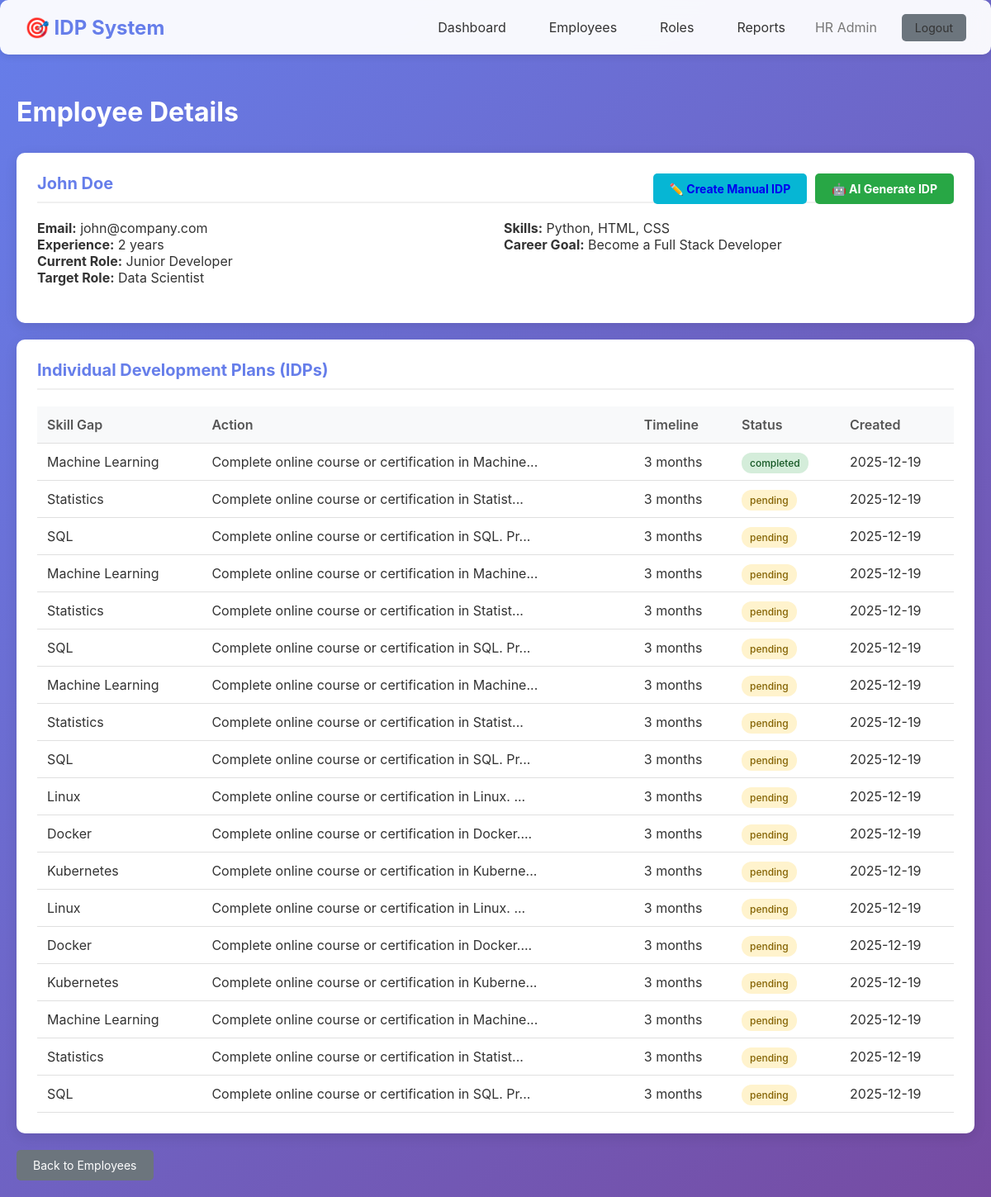
Screenshot of /hr/employee/2 (signed in) with the database file from the repository.
### models/models.py (models this page shows, shortened)
class User(UserMixin, db.Model):
    __tablename__ = 'users'
    id = db.Column(db.Integer, primary_key=True)
    name = db.Column(db.String(100), nullable=False)
    email = db.Column(db.String(120), unique=True, nullable=False)
    password_hash = db.Column(db.String(255), nullable=False)
    role = db.Column(db.String(20), nullable=False, default='employee')  # 'hr' or 'employee'
    skills = db.Column(db.Text)  # Comma-separated skills
    experience = db.Column(db.Integer, default=0)  # Years of experience
    goal = db.Column(db.Text)  # Career goal
    current_role = db.Column(db.String(100))
    target_role = db.Column(db.String(100))
    created_at = db.Column(db.DateTime, default=datetime.utcnow)
    idps = db.relationship('IDP', backref='user', lazy=True, cascade='all, delete-orphan')

class IDP(db.Model):
    __tablename__ = 'idps'
    id = db.Column(db.Integer, primary_key=True)
    user_id = db.Column(db.Integer, db.ForeignKey('users.id'), nullable=False)
    skill_gap = db.Column(db.Text)  # JSON or comma-separated missing skills
    action = db.Column(db.Text, nullable=False)  # SMART action
    timeline = db.Column(db.String(100))  # Time-bound goal
    metric = db.Column(db.String(255))  # Measurable metric
    status = db.Column(db.String(20), default='pending')  # pending, in_progress, completed
    created_at = db.Column(db.DateTime, default=datetime.utcnow)
    progress_entries = db.relationship('Progress', backref='idp', lazy=True, cascade='all, delete-orphan')

### routes/hr.py (the view)
@hr_bp.route('/employee/<int:user_id>')
@login_required
@hr_required
def employee_detail(user_id):
    employee = User.query.get_or_404(user_id)
    if employee.role != 'employee':
        flash('Invalid employee', 'error')
        return redirect(url_for('hr.employees'))
    idps = IDP.query.filter_by(user_id=user_id).all()
    return render_template('hr_employee_detail.html', employee=employee, idps=idps)

### routes/hr.py (called while the page is built)
def hr_required(f):
    @wraps(f)
    def decorated_function(*args, **kwargs):
        if not current_user.is_authenticated or current_user.role != 'hr':
            flash('Access denied. HR privileges required.', 'error')
            return redirect(url_for('auth.login'))
        return f(*args, **kwargs)
    return decorated_function

### templates/hr_employee_detail.html (shortened to what this page needs)
{% extends "base.html" %}
{% block content %}
<h1 style="color: white; margin-bottom: 30px;">Employee Details</h1>
<div class="card">
    <div class="card-header">
        {{ employee.name }}
        <div style="float: right; display: flex; gap: 10px;">
            <a href="{{ url_for('hr.create_manual_idp', user_id=employee.id) }}" class="btn" style="background: #06b6d4;">
                ✏️ Create Manual IDP
            </a>
            <a href="{{ url_for('hr.generate_idp', user_id=employee.id) }}" class="btn btn-success">
                🤖 AI Generate IDP
            </a>
        </div>
    </div>
    <div style="display: grid; grid-template-columns: 1fr 1fr; gap: 20px; margin-bottom: 20px;">
        <div>
            <p><strong>Email:</strong> {{ employee.email }}</p>
            <p><strong>Experience:</strong> {{ employee.experience }} years</p>
            <p><strong>Current Role:</strong> {{ employee.current_role or 'Not set' }}</p>
            <p><strong>Target Role:</strong> {{ employee.target_role or 'Not set' }}</p>
        </div>
        <div>
            <p><strong>Skills:</strong> {{ employee.skills or 'Not specified' }}</p>
            <p><strong>Career Goal:</strong> {{ employee.goal or 'Not specified' }}</p>
        </div>
    </div>
</div>
<div class="card">
    <div class="card-header">Individual Development Plans (IDPs)</div>
    {% if idps %}
    <table>
        <thead>
            <tr>
                <th>Skill Gap</th>
                <th>Action</th>
                <th>Timeline</th>
                <th>Status</th>
                <th>Created</th>
            </tr>
        </thead>
        <tbody>
            {% for idp in idps %}
            <tr>
                <td>{{ idp.skill_gap }}</td>
                <td>{{ idp.action[:50] + '...' if idp.action|length > 50 else idp.action }}</td>
                <td>{{ idp.timeline }}</td>
                <td><span class="badge badge-{{ idp.status }}">{{ idp.status }}</span></td>
                <td>{{ idp.created_at.strftime('%Y-%m-%d') }}</td>
            </tr>
            {% endfor %}
        </tbody>
    </table>
    {% endif %}
</div>
<a href="{{ url_for('hr.employees') }}" class="btn btn-secondary">Back to Employees</a>
{% endblock %}

### templates/base.html (shortened to what this page needs)
<!DOCTYPE html>
<html lang="en">
<head>
</head>
<body>
    {% if current_user.is_authenticated %}
    <div class="navbar">
        <div class="navbar-content">
            <div class="navbar-brand">🎯 IDP System</div>
            <div class="navbar-menu">
                {% if current_user.role == 'hr' %}
                    <a href="{{ url_for('hr.dashboard') }}">Dashboard</a>
                    <a href="{{ url_for('hr.employees') }}">Employees</a>
                    <a href="{{ url_for('hr.roles') }}">Roles</a>
                    <a href="{{ url_for('hr.reports') }}">Reports</a>
                {% else %}
                    <a href="{{ url_for('employee.dashboard') }}">My IDPs</a>
                    <a href="{{ url_for('employee.profile') }}">Profile</a>
                {% endif %}
                <span style="color: #777;">{{ current_user.name }}</span>
                <a href="{{ url_for('auth.logout') }}" class="btn btn-secondary" style="margin-left: 10px;">Logout</a>
            </div>
        </div>
    </div>
    {% endif %}
    <div class="container">
        {% block content %}{% endblock %}
    </div>
</body>
</html>

### templates/base.html (style rules this page uses)
* { margin: 0; padding: 0; box-sizing: border-box; }
body { font-family: -apple-system, BlinkMacSystemFont, 'Segoe UI', Roboto, Oxygen, Ubuntu, sans-serif; background: linear-gradient(135deg, #667eea 0%, #764ba2 100%); min-height: 100vh; color: #333; }
.container { max-width: 1200px; margin: 0 auto; padding: 20px; }
.navbar { background: rgba(255, 255, 255, 0.95); backdrop-filter: blur(10px); padding: 15px 30px; box-shadow: 0 2px 10px rgba(0,0,0,0.1); margin-bottom: 30px; border-radius: 10px; }
.navbar-content { display: flex; justify-content: space-between; align-items: center; max-width: 1200px; margin: 0 auto; }
.navbar-brand { font-size: 24px; font-weight: bold; color: #667eea; }
.navbar-menu { display: flex; gap: 20px; align-items: center; }
.navbar-menu a { text-decoration: none; color: #333; padding: 8px 16px; border-radius: 5px; transition: all 0.3s; }
.btn { padding: 10px 20px; border: none; border-radius: 5px; cursor: pointer; font-size: 14px; transition: all 0.3s; text-decoration: none; display: inline-block; }
.btn-secondary { background: #6c757d; color: white; }
.btn-success { background: #28a745; color: white; }
.card { background: white; border-radius: 10px; padding: 25px; box-shadow: 0 4px 15px rgba(0,0,0,0.1); margin-bottom: 20px; }
.card-header { font-size: 20px; font-weight: bold; margin-bottom: 20px; color: #667eea; border-bottom: 2px solid #f0f0f0; padding-bottom: 10px; }
table { width: 100%; border-collapse: collapse; }
table th, table td { padding: 12px; text-align: left; border-bottom: 1px solid #e0e0e0; }
table th { background: #f8f9fa; font-weight: 600; color: #555; }
.badge { padding: 5px 10px; border-radius: 12px; font-size: 12px; font-weight: 500; }
.badge-pending { background: #fff3cd; color: #856404; }
.badge-completed { background: #d4edda; color: #155724; }

### rows the page displays
User: name "HR Admin"
User: name "John Doe", email "john@company.com", experience "2", current_role "Junior Developer", target_role "Data Scientist", skills "Python, HTML, CSS", goal "Become a Full Stack Developer"
IDP: skill_gap "Machine Learning", action "Complete online course or certification in Machine...", timeline "3 months", status "completed", created_at "2025-12-19"
IDP: skill_gap "Statistics", action "Complete online course or certification in Statist...", timeline "3 months", status "pending", created_at "2025-12-19"
IDP: skill_gap "SQL", action "Complete online course or certification in SQL. Pr...", timeline "3 months", status "pending", created_at "2025-12-19"
IDP: skill_gap "Machine Learning", action "Complete online course or certification in Machine...", timeline "3 months", status "pending", created_at "2025-12-19"
IDP: skill_gap "Statistics", action "Complete online course or certification in Statist...", timeline "3 months", status "pending", created_at "2025-12-19"
IDP: skill_gap "SQL", action "Complete online course or certification in SQL. Pr...", timeline "3 months", status "pending", created_at "2025-12-19"
IDP: skill_gap "Machine Learning", action "Complete online course or certification in Machine...", timeline "3 months", status "pending", created_at "2025-12-19"
IDP: skill_gap "Statistics", action "Complete online course or certification in Statist...", timeline "3 months", status "pending", created_at "2025-12-19"
IDP: skill_gap "SQL", action "Complete online course or certification in SQL. Pr...", timeline "3 months", status "pending", created_at "2025-12-19"
IDP: skill_gap "Linux", action "Complete online course or certification in Linux. ...", timeline "3 months", status "pending", created_at "2025-12-19"
IDP: skill_gap "Docker", action "Complete online course or certification in Docker....", timeline "3 months", status "pending", created_at "2025-12-19"
IDP: skill_gap "Kubernetes", action "Complete online course or certification in Kuberne...", timeline "3 months", status "pending", created_at "2025-12-19"
IDP: skill_gap "Linux", action "Complete online course or certification in Linux. ...", timeline "3 months", status "pending", created_at "2025-12-19"
IDP: skill_gap "Docker", action "Complete online course or certification in Docker....", timeline "3 months", status "pending", created_at "2025-12-19"
IDP: skill_gap "Kubernetes", action "Complete online course or certification in Kuberne...", timeline "3 months", status "pending", created_at "2025-12-19"
IDP: skill_gap "Machine Learning", action "Complete online course or certification in Machine...", timeline "3 months", status "pending", created_at "2025-12-19"
IDP: skill_gap "Statistics", action "Complete online course or certification in Statist...", timeline "3 months", status "pending", created_at "2025-12-19"
IDP: skill_gap "SQL", action "Complete online course or certification in SQL. Pr...", timeline "3 months", status "pending", created_at "2025-12-19"
